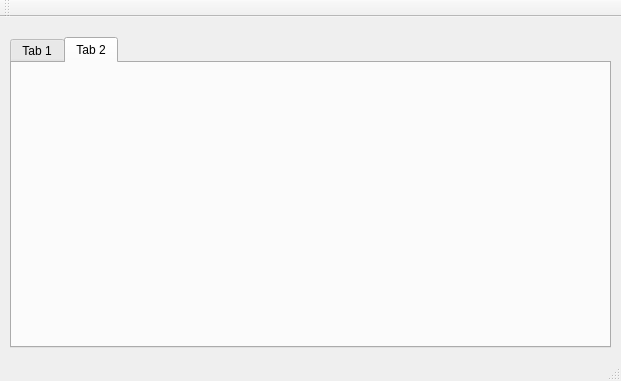
<?xml version="1.0" encoding="UTF-8"?>
<ui version="4.0">
 <class>Ihm</class>
 <widget class="QMainWindow" name="Ihm">
  <property name="geometry">
   <rect>
    <x>0</x>
    <y>0</y>
    <width>621</width>
    <height>381</height>
   </rect>
  </property>
  <property name="windowTitle">
   <string>Ihm</string>
  </property>
  <widget class="QWidget" name="centralWidget">
   <widget class="QTabWidget" name="tabWidget">
    <property name="enabled">
     <bool>true</bool>
    </property>
    <property name="geometry">
     <rect>
      <x>10</x>
      <y>20</y>
      <width>601</width>
      <height>311</height>
     </rect>
    </property>
    <property name="currentIndex">
     <number>1</number>
    </property>
    <widget class="QWidget" name="tab">
     <attribute name="title">
      <string>Tab 1</string>
     </attribute>
    </widget>
    <widget class="QWidget" name="tab_2">
     <attribute name="title">
      <string>Tab 2</string>
     </attribute>
    </widget>
   </widget>
  </widget>
  <widget class="QMenuBar" name="menuBar">
   <property name="geometry">
    <rect>
     <x>0</x>
     <y>0</y>
     <width>621</width>
     <height>20</height>
    </rect>
   </property>
  </widget>
  <widget class="QToolBar" name="mainToolBar">
   <attribute name="toolBarArea">
    <enum>TopToolBarArea</enum>
   </attribute>
   <attribute name="toolBarBreak">
    <bool>false</bool>
   </attribute>
  </widget>
  <widget class="QStatusBar" name="statusBar"/>
 </widget>
 <layoutdefault spacing="6" margin="11"/>
 <resources/>
 <connections/>
</ui>
